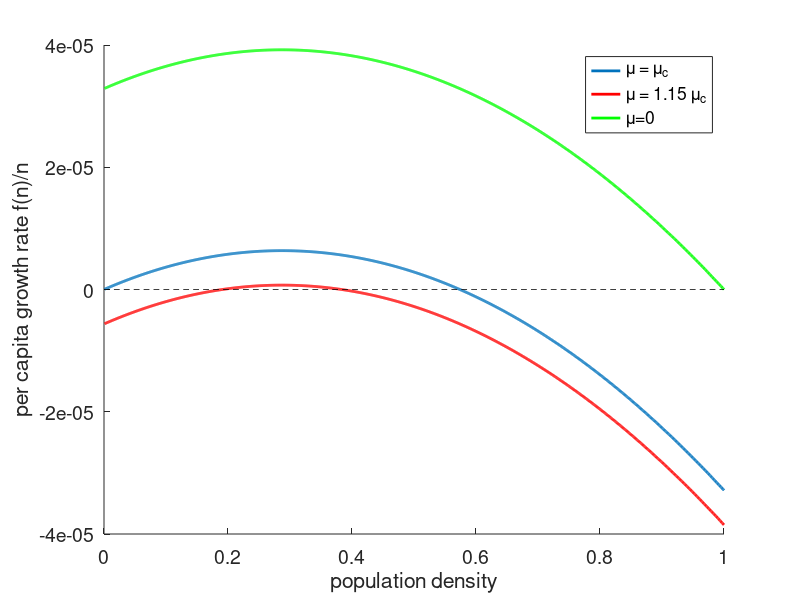

Write MATLAB code to recreate this figure.
%This script generates fig. 2 in the manuscript
clear all

%parameters
L=.2;
factor=100;
d=factor*5e-11; 
rho=factor*10*1e-5;
delta=factor*1*1e-5;
a=1*1e-5;
n=100;

S=1/(2*delta)+L/(4*sqrt(1*d*delta));

N=linspace(0,1,1000);

%%%%%
mu=3.286*1e-5;
Gamma=a+a*rho*N/delta + a*rho*(1-N)*S/n;
G=Gamma.*N.*(1-N)-mu*N;
hold on
plot(N,G./N,'LineWidth',2) %growth rate
%plot(N,G,'b','LineWidth',2) %per-capita growth rate

%%%%%%
mu=3.85*1e-5;
S=1/(2*delta)+L/(4*sqrt(1*d*delta));
D=(4*mu*delta*rho*n*(delta*S-n)+a*(rho*n-delta*(n+2*rho*S))^2)/(4*a*(n-delta*S)^2*rho^2);
E=a+a*rho*S/n-mu;

Gamma=a+a*rho*N/delta + a*rho*(1-N)*S/n;
G=Gamma.*N.*(1-N)-mu*N;
hold on
plot(N,G./N,'r','LineWidth',2)
%plot(N,G,'r','LineWidth',2)

%%%%%%
mu=0*1e-5;
S=1/(2*delta)+L/(4*sqrt(1*d*delta));


Gamma=a+a*rho*N/delta + a*rho*(1-N)*S/n;
G=Gamma.*N.*(1-N)-mu*N;
plot(N,G./N,'g','LineWidth',2)
%plot(N,G,'g','LineWidth',2)

plot(N,zeros(1,length(N)),'k--')

xlabel('population density')
ylabel('per capita growth rate f(n)/n')
%ylabel('growth rate f(n)')
legend('\mu = \mu_c','\mu = 1.15 \mu_c','\mu=0')
xlim([0 1])
%ylim([-0.1 0.3]*1e-5)
set(gca,'FontSize',28)
set(gca,'FontSize',14)

D=(4*mu*delta*rho*n*(delta*S-n)+a*(rho*n-delta*(n+2*rho*S))^2)/(4*a*(n-delta*S)^2*rho^2)
